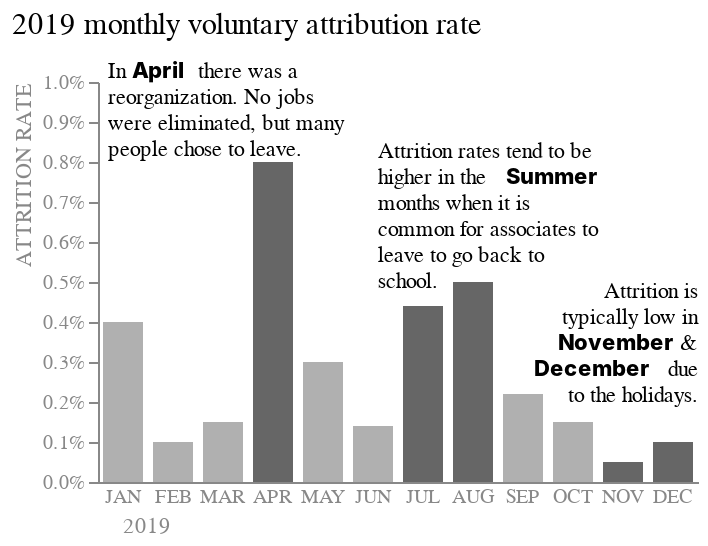

Notebook code for this chart:
### Markdown cell above
![Alt text](\Images\3_2b.png)

### Code cell
bar_highlight = alt.Chart(table, title = alt.Title(
    "2019 monthly voluntary attribution rate",
    fontSize = 15,
    anchor = 'start',
    offset = 10,
    fontWeight = "normal"
    )).mark_bar(size = 20).encode(
    x = alt.X('Date', 
              sort = None, 
              axis = alt.Axis(labelAngle = 0, titleX = 12, 
                              labelColor = "#888888", titleColor = '#888888', 
                              ticks = False, titleAnchor = 'start', titleFontWeight = 'normal'), 
              title = "2019"
              ), 
    y = alt.Y('Rate', 
              axis = alt.Axis(grid = False, titleAnchor = 'end', 
                              labelColor = "#888888", titleColor = '#888888', 
                              titleFontWeight = 'normal', format = "%", tickCount = 10), 
              scale = alt.Scale(domain = [0, 0.01]), 
              title = "ATTRITION RATE"
              ),
    color = alt.Color('Date',
                      sort = None,
                      scale = alt.Scale(range = ["#b0b0b0", "#b0b0b0", "#b0b0b0", "#666666", 
                                                 "#b0b0b0", "#b0b0b0", "#666666", "#666666", 
                                                 "#b0b0b0", "#b0b0b0", "#666666", "#666666"]),
                      legend = None
                      )
    ).properties(
    width = 300,
    height = 200
)

# Need to add title separately

text_april_blank = alt.Chart(
    {"values": [{"text":  [
         'In            there was a', 'reorganization. No jobs', 'were eliminated, but many', 'people chose to leave.', 
         ]}]}
).mark_text(size = 11, align = "left", dx = -145, dy = -105).encode(
    text = "text:N"
)

text_summer_blank = alt.Chart(
    {"values": [{"text":  [
        'Attrition rates tend to be', 'higher in the',  'months when it is', 
         'common for associates to',
         'leave to go back to', 
         'school.'
         ]}]}
).mark_text(size = 11, align = "left", dx = -10, dy = -65).encode(
    text = "text:N"
)

text_nov_dec_blank = alt.Chart(
    {"values": [{"text":  [
        'Attrition is', 'typically low in', '&', 'due', 'to the holidays.'
         ]}]}
).mark_text(size = 11, align = "right", dx = 150, dy = 5).encode(
    text = "text:N"
)

text_april_bold = alt.Chart(
    {"values": [{"text":  [
        'April'
         ]}]}
).mark_text(size = 11, align = "left", dx = -133, dy = -105, fontWeight = 800).encode(
    text = "text:N"
)

text_summer_bold = alt.Chart(
    {"values": [{"text":  [
        'Summer'
         ]}]}
).mark_text(size = 11, align = "left",  dx = 54, dy = -52, fontWeight = 800).encode(
    text = "text:N"
)

text_nov_bold = alt.Chart(
    {"values": [{"text":  [
        'November'
         ]}]}
).mark_text(size = 11, align = "left", dx = 80, dy = 31, fontWeight = 800).encode(
    text = "text:N"
)

text_dec_bold = alt.Chart(
    {"values": [{"text":  [
        'December'
         ]}]}
).mark_text(size = 11, align = "left", dx = 68, dy = 44, fontWeight = 800).encode(
    text = "text:N"
)

final = (bar_highlight + text_april_blank + text_april_bold + 
         text_summer_blank + text_summer_bold + 
         text_nov_dec_blank + text_nov_bold + text_dec_bold)

final.configure_view(stroke = None)

### Figure 1 — Vega-Lite specification as saved in the notebook (floating-point values rounded to 4 significant figures)
{"config": {"view": {"continuousWidth": 300, "continuousHeight": 300, "stroke": null}}, "layer": [{"data": {"name": "data-0f748d12b71fa1969f524ef0b4d050d0"}, "mark": {"type": "bar", "size": 20}, "encoding": {"color": {"field": "Date", "legend": null, "scale": {"range": ["#b0b0b0", "#b0b0b0", "#b0b0b0", "#666666", "#b0b0b0", "#b0b0b0", "#666666", "#666666", "#b0b0b0", "#b0b0b0", "#666666", "#666666"]}, "sort": null, "type": "nominal"}, "x": {"axis": {"labelAngle": 0, "labelColor": "#888888", "ticks": false, "titleAnchor": "start", "titleColor": "#888888", "titleFontWeight": "normal", "titleX": 12}, "field": "Date", "sort": null, "title": "2019", "type": "nominal"}, "y": {"axis": {"format": "%", "grid": false, "labelColor": "#888888", "tickCount": 10, "titleAnchor": "end", "titleColor": "#888888", "titleFontWeight": "normal"}, "field": "Rate", "scale": {"domain": [0, 0.01]}, "title": "ATTRITION RATE", "type": "quantitative"}}, "title": {"text": "2019 monthly voluntary attribution rate", "anchor": "start", "fontSize": 15, "fontWeight": "normal", "offset": 10}}, {"data": {"name": "data-4b2db09edd7b755be26354eb12fb19ef"}, "mark": {"type": "text", "align": "left", "dx": -145, "dy": -105, "size": 11}, "encoding": {"text": {"field": "text", "type": "nominal"}}}, {"data": {"name": "data-f9846e3e8d56027489b8c959b216eeeb"}, "mark": {"type": "text", "align": "left", "dx": -133, "dy": -105, "fontWeight": 800, "size": 11}, "encoding": {"text": {"field": "text", "type": "nominal"}}}, {"data": {"name": "data-e74a840aaa77e5e6cb5d77efd782561f"}, "mark": {"type": "text", "align": "left", "dx": -10, "dy": -65, "size": 11}, "encoding": {"text": {"field": "text", "type": "nominal"}}}, {"data": {"name": "data-bf0c0886e85857075dcfec6916d457fe"}, "mark": {"type": "text", "align": "left", "dx": 54, "dy": -52, "fontWeight": 800, "size": 11}, "encoding": {"text": {"field": "text", "type": "nominal"}}}, {"data": {"name": "data-ea580427a5198bdc08c1b30897679b7b"}, "mark": {"type": "text", "align": "right", "dx": 150, "dy": 5, "size": 11}, "encoding": {"text": {"field": "text", "type": "nominal"}}}, {"data": {"name": "data-faa7370696b24381d4498fd5bfebb2f4"}, "mark": {"type": "text", "align": "left", "dx": 80, "dy": 31, "fontWeight": 800, "size": 11}, "encoding": {"text": {"field": "text", "type": "nominal"}}}, {"data": {"name": "data-4882944318c84009e536f6c565db3347"}, "mark": {"type": "text", "align": "left", "dx": 68, "dy": 44, "fontWeight": 800, "size": 11}, "encoding": {"text": {"field": "text", "type": "nominal"}}}], "height": 200, "width": 300, "$schema": "https://vega.github.io/schema/vega-lite/v5.15.1.json", "datasets": {"data-0f748d12b71fa1969f524ef0b4d050d0": [{"Date": "JAN", "Rate": 0.004, "# exits": 120}, {"Date": "FEB", "Rate": 0.001, "# exits": 30}, {"Date": "MAR", "Rate": 0.0015, "# exits": 45}, {"Date": "APR", "Rate": 0.008, "# exits": 240}, {"Date": "MAY", "Rate": 0.003, "# exits": 90}, {"Date": "JUN", "Rate": 0.0014, "# exits": 42}, {"Date": "JUL", "Rate": 0.0044, "# exits": 132}, {"Date": "AUG", "Rate": 0.005, "# exits": 150}, {"Date": "SEP", "Rate": 0.0022, "# exits": 66}, {"Date": "OCT", "Rate": 0.0015, "# exits": 45}, {"Date": "NOV", "Rate": 0.0005, "# exits": 15}, {"Date": "DEC", "Rate": 0.001, "# exits": 30}], "data-4b2db09edd7b755be26354eb12fb19ef": [{"text": ["In            there was a", "reorganization. No jobs", "were eliminated, but many", "people chose to leave."]}], "data-f9846e3e8d56027489b8c959b216eeeb": [{"text": ["April"]}], "data-e74a840aaa77e5e6cb5d77efd782561f": [{"text": ["Attrition rates tend to be", "higher in the", "months when it is", "common for associates to", "leave to go back to", "school."]}], "data-bf0c0886e85857075dcfec6916d457fe": [{"text": ["Summer"]}], "data-ea580427a5198bdc08c1b30897679b7b": [{"text": ["Attrition is", "typically low in", "&", "due", "to the holidays."]}], "data-faa7370696b24381d4498fd5bfebb2f4": [{"text": ["November"]}], "data-4882944318c84009e536f6c565db3347": [{"text": ["December"]}]}}
